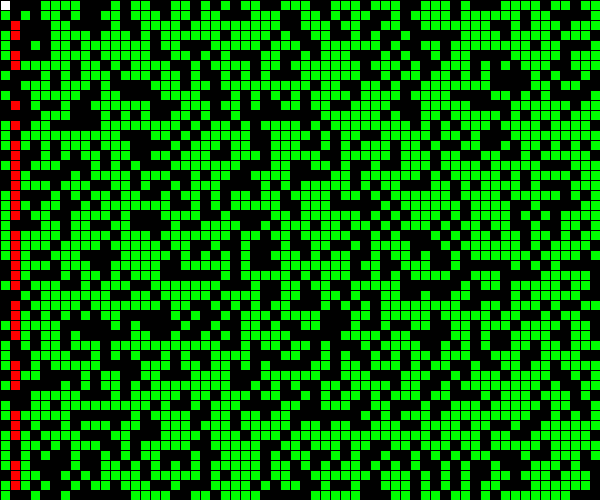
Frame 1 (no input)
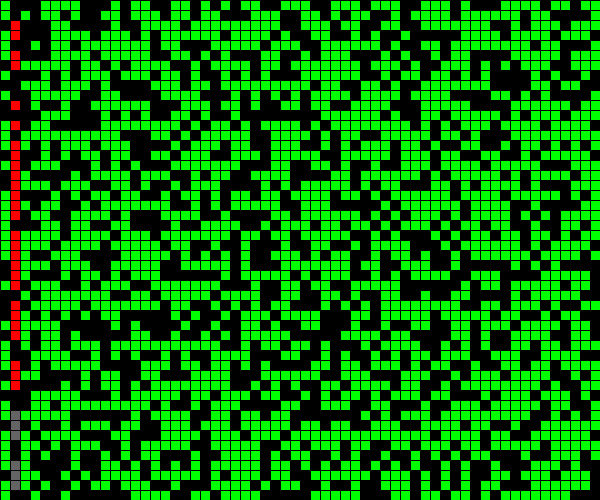
Frame 60 (the mouse pressed at the canvas centre just before this capture)
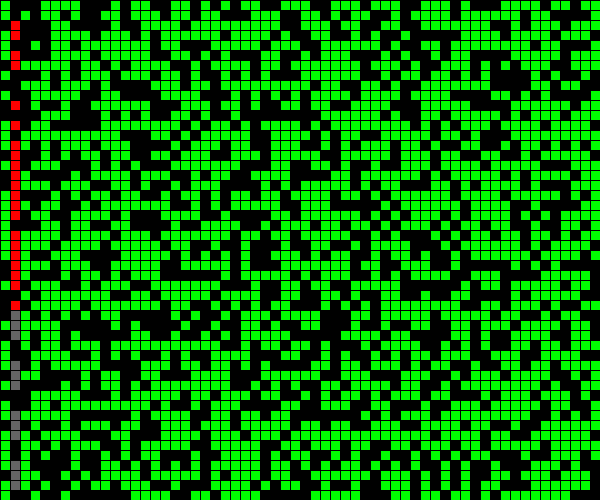
Frame 120 (the mouse held since frame 60 and released just before this capture)

The Processing sketch that drew these frames (run headless with seeded random() and noise(); from frame 60 on, the mouse is pressed at the canvas centre):

// Processing sketch: TreeBurning
// ── TreeBurning.pde
/*1.
*2.
*3.
*4.
*/

/**IMPORTANT:
 *Please read through the logic of this sketch before you try to modify anything.
 *Please answer ALL questions in the source code BEFORE writing any code.
 */
BurnTrees treeSim;
int ROWS;
int COLS;
double DENSITY;
int SQUARESIZE;

void setup() {
  size(600, 500);
  ROWS = 50;
  COLS = 60;
  SQUARESIZE = 10;
  /**question 1 *********************************
   *At this point you have initialized width, height,ROWS,COLS. You can change these values
   *to alter the screen size, but you cannot just change one value!
   *What must be true about the ratio of these values in order for this simulation to display squares?
   *ANSWER ON THE TOP IN ANSWER SLOT 1.
   */

  DENSITY = .61;
  //width is cols, or x.
  treeSim = new BurnTrees(COLS, ROWS, DENSITY);

  /**question 2 *********************************
   *Given that you can change the size() and the number of ROWS and COLS,
   *How do you calculate the SQUARESIZE (size of each square you draw) using an expression?
   *ANSWER : replace squareSize = 8; with the correct square size.
   * DO NOT just write a number, it must work when you change the size() command or the ROWS and COLS
   */
  //COPY YOUR CHANGED LINE TO THE TOP IN ANSWER SLOT 2.


}

/*DO NOT UPDATE THIS METHOD*/
void draw() {
  background(0);
  //frameCount tells you how many times the draw method was called.
  if (frameCount % 10 == 0 && !treeSim.done()) {
    treeSim.tick();
    //println("Frame number: "+ frameCount);
  }
  /**question 3 *********************************
   *Here we only call tick() when the frameCount % 10 == 0.
   *Why do we want to do this?
   *(The print statement is NOT part of the simulation, it is to help you answer this question)
   *hint:  If you cannot figure this out analytically, experiment to test
   *       the difference by changing the code. A print statement is commented out to facilitate testing.
   *ANSWER ON THE TOP IN ANSWER SLOT 3.
   */



  //Convert the 2D array into a grid of RED/GREEN/WHITE/GREY Squares.
  drawSquares(treeSim);

  //Output the resulting time and dimensions of the simulation
  if (treeSim.done()) {
     fill(0);
     rect(0, 0, 400, 20);
     textSize(20);
     fill(255);
     text("Simulation of "+COLS+" by "+ROWS+" board lasted "+treeSim.getTicks()+" ticks", 20, 20);
  }
}

/**
 *Clicking the mouse will reset the simulation by re-constructing the treeSim variable.
 */
void mouseClicked() {
  /**question 4 *********************************
   *We can easily reset the simulation by clicking the mouse.
   *Please use the same values that it was initialized with in the setup.
   * ANSWER: UPDATE THE NEXT LINE THEN COPY IT TO THE TOP IN ANSWER SLOT 4.
   */
  treeSim = null;
}


/** question 5 *********************************
 *Write the method that will draw ROWSxCOLS colored squares on the screen
 *@param treeSim: a BurnTrees Object to be drawn
 *ANSWER: Complete this method. (DO NOT COPY THIS TO THE TOP!)
 */
void drawSquares(BurnTrees treeSim) {
  for(int r=0;r<ROWS;r++){
    for(int c=0;c<COLS;c++){
      square(c*SQUARESIZE,r*SQUARESIZE,SQUARESIZE);
      int state = treeSim.map[r][c];
      if(state == 1){
        fill(255,0,0);
      }
      if(state == 2){
        fill(0,255,0);
      }
      if(state == 3){
        fill(100,100,100);
      }
      if(state == 0){
        fill(0,0,0);
      }
    }}
  
  /**Complete this method.
   *1. Break up your screen by drawing ROWSxCOLS squares of the same color.
   *   URGENT: Use meaningful variable names for your loops here, not just i,j !
   *2. Decide how to fill them in using the treeSim object.
   *   Colors: Fire = RED, Tree = GREEN, SPACE = BLACK, ASH = GREY
   *3. You can use the array directly (treeSim.map) because it is in the same java file (sketch).
   */
}

// ── BurnTrees.pde
import java.util.*;

public class BurnTrees{
  private int[][]map;
  private int ticks;
  private static final int TREE = 2;
  private static final int FIRE = 1;
  private static final int ASH = 3;
  private static final int SPACE = 0;
  private boolean done = false;
  private ArrayDeque<int[]> fire = new ArrayDeque<int[]>();


  /*Determine if the simulation is still burning
   *@return false if any fires are still burning, true otherwise
   */
  public boolean done(){
    //YOU MUST IMPLEMENT THIS METHOD
    //(BEFORE WRITING ANY CODE READ ALL OF THE CODE AND SEE HOW IT FITS TOGETHER)
    //HINT: do not check the board for fire which is an n^2 operation

    return done;//placeholder for compilation purposes
  }

  /*This is the core of the simulation. All of the logic for advancing to the next round goes here.
   *All existing fires spread new fires, and turn to ash
   *new fires should remain fire, and not spread.
   */

   public void check(int i, int x, int[][] copy){
     if(i<(copy.length-1) && copy[i+1][x] == 2){
       map[i+1][x] = 1;
     }
     if(i > 0 && copy[i-1][x] == 2){
       map[i-1][x] = 1;
     }
     if(x>0 && copy[i][x-1] == 2){
       map[i][x-1] = 1;
     }
     if(x<(copy[0].length-1) && copy[i][x+1] == 2){
       map[i][x+1] = 1;

     }
   }
   public void checkF(int i, int x){
     if(i<(map.length-1) && map[i+1][x] == 2){
       fire.addFirst(new int[]{i+1,x});
     }
     if(i > 0 && map[i-1][x] == 2){
       fire.addFirst(new int[]{i-1,x});
     }
     if(x>0 && map[i][x-1] == 2){
       fire.addFirst(new int[]{i,x-1});
     }
     if(x<(map[0].length-1) && map[i][x+1] == 2){
       fire.addFirst(new int[]{i,x+1});
     }
   }

   public void tick(){
       int[] temp = fire.removeLast();
       checkF(temp[0],temp[1]);
       map[temp[0]][temp[1]] = 3;
       if(fire.size() == 0){
         done = true;
       }
     ticks++;//leave this here.

     //YOU MUST IMPLEMENT THE REST OF THIS METHOD
     //(BEFORE WRITING ANY CODE READ ALL OF THE CODE AND SEE HOW IT FITS TOGETHER)
   }










  public void tickOld(){
    int[][] copy = new int[map.length][map[0].length];
    for(int i=0;i<map.length;i++){
      for(int x=0;x<map[0].length;x++){
        copy[i][x] = map[i][x];
      }
    }
    done = true;
    for(int i=0;i<copy.length;i++){
      for(int x=0;x<copy[0].length;x++){
        if(copy[i][x] == 1){
          check(i,x,copy);
          map[i][x] = 3;
          done = false;
        }
      }
    }

    ticks++;//leave this here.
    //YOU MUST IMPLEMENT THE REST OF THIS METHOD
    //(BEFORE WRITING ANY CODE READ ALL OF THE CODE AND SEE HOW IT FITS TOGETHER)
  }

  /***********************YOU MIGHT UPDATE THIS**************************/

  /*Initialize the simulation.
   *If you add more instance variables you can add more here,
   *otherwise it is complete
   */



  public BurnTrees(int width,int height, double density){
    map = new int[height][width];
    for(int r=0; r<map.length; r++ ){
      for(int c=0; c<map[r].length; c++ ){
        if(Math.random() < density){
           map[r][c]=TREE;
         }
       }
     }
     start();//set the left column on fire.
  }


  /*
   *Sets the trees in the left column of the forest on fire
   */
  public void start(){
    //If you add more instance variables you can add more here,
    //otherwise it is complete.
    for(int i = 0; i < map.length; i++){
      if(map[i][0]==TREE){
        map[i][0]=FIRE;
        fire.add(new int[]{i,0});
      }
    }
  }







  /***********************DO NOT UPDATE THINGS BELOW HERE**************************/

  /*DO NOT UPDATE THIS
   *PLEASE READ SO YOU SEE HOW THE SIMULATION IS SUPPOSED TO WORK!!!
   */
  public int run(){
    while(!done()){
      tick();
    }
    return getTicks();
  }


  /*DO NOT UPDATE THIS*/
  public int getTicks(){
    return ticks;
  }





  /*DO NOT UPDATE THIS*/
  public int outputAll(){
    System.out.println(toString());
    while(!done()){
      tick();
      System.out.println(toString());
    }
    return getTicks();
  }


}

// ── Frontier.pde
import java.util.*;
public class Frontier{
    private ArrayDeque<int[]> frontier;
    private boolean stack;
    public Frontier(boolean isStack){
        frontier = new ArrayDeque<int[]>();
        stack = isStack;
    }
    public int[] remove(){
        return frontier.removeLast();
    }

    public int size(){
        return frontier.size();
    }

    public void add(int[] val){
      if(stack){
        frontier.addLast(val);
      }
        frontier.addFirst(val);
    }
    
    public int[] peek(){
     return frontier.peekFirst(); 
    }

}
